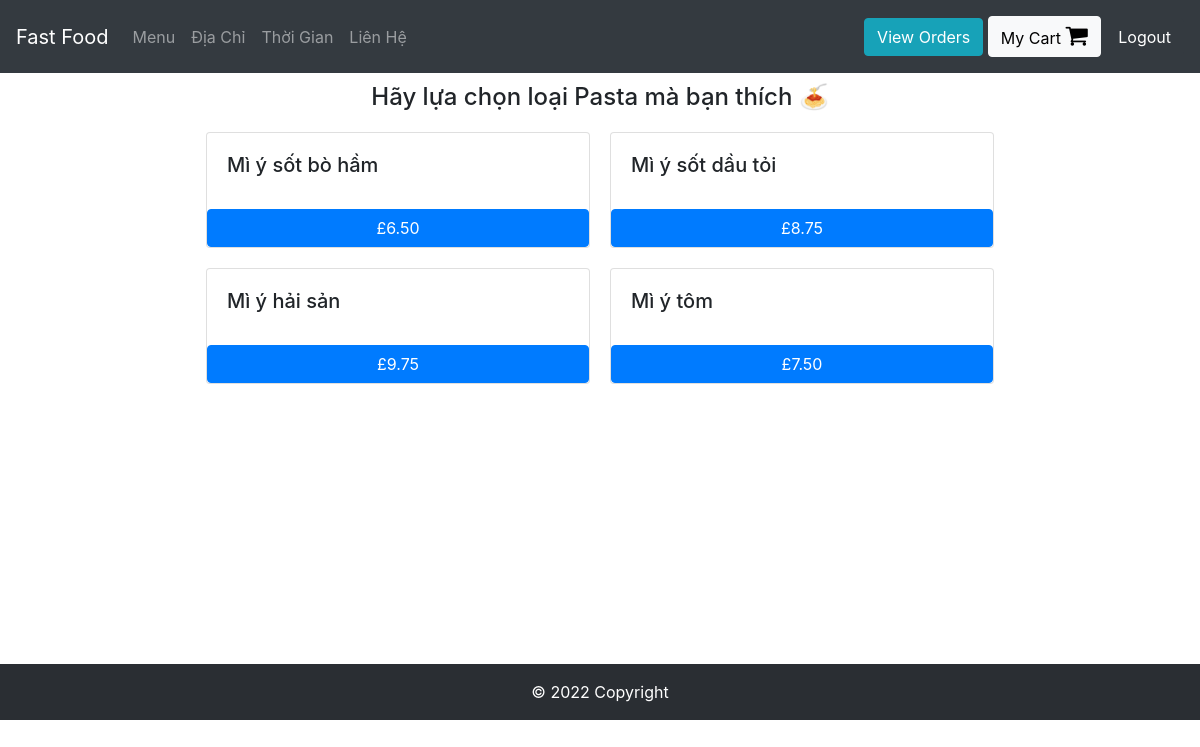
/Pasta (signed in), run on the app's committed database.
### orders/models.py (models this page shows)
class Pasta(models.Model):
    dish_name = models.CharField(max_length=200)
    price = models.DecimalField(max_digits=6, decimal_places=2)
    def __str__(self):
        return f"{self.dish_name}"

### orders/views.py (the view)
# urls.py: path("Pasta", views.pasta, name="pasta"),
def pasta(request):
    if request.user.is_authenticated:
        return render(request, "orders/pasta.html", context = {"dishes":Pasta.objects.all})
    else:
        return redirect("orders:login")

### orders/templates/orders/pasta.html
{% extends 'orders/header.html' %}
{% block content %}
    <div class="container">
      <h4 style="margin:10px; text-align:center;"> Hãy lựa chọn loại Pasta mà bạn thích &#x1f35d </h4>
      <div class="row justify-content-center">
        {% for dish in dishes %}
            <div class="card" id="regular_pizza_card" style="width: 24rem; margin:10px;">
              <div class="card-body">
                <h5 class="card-title" >{{dish}}</h5>
              </div>
              <button class="btn btn-primary" onclick="add_to_cart({item_description:'{{dish}}' , price:{{dish.price}} })">£{{dish.price}}</button>
            </div>
        {% endfor %}
      </div>
    </div>
{% endblock %}

### data on the page
Pasta: dish_name "Mì ý sốt bò hầm", price "6.50"
Pasta: dish_name "Mì ý sốt dầu tỏi", price "8.75"
Pasta: dish_name "Mì ý hải sản", price "9.75"
Pasta: dish_name "Mì ý tôm", price "7.50"
